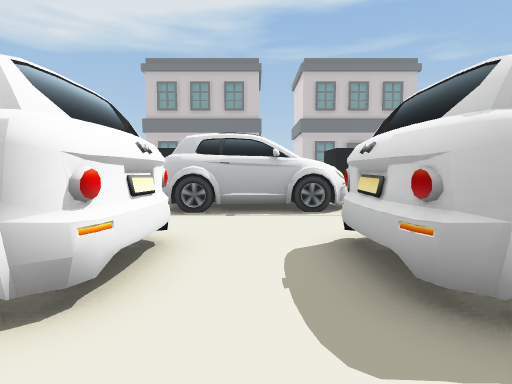
View 1 (above)

24 first-person views from a walk through a Unity game level. The camera is 0.55 m above the floor, tilts 4° down and sees 80° across. The floor is counted in squares, 0.5 m on a side. Each view is taken from the middle of a square. On the plan, view 1 faces up. The plan holds only what a view shows up to about 12 squares ahead; the rest is blank. The place goes on beyond the plan.

View 2
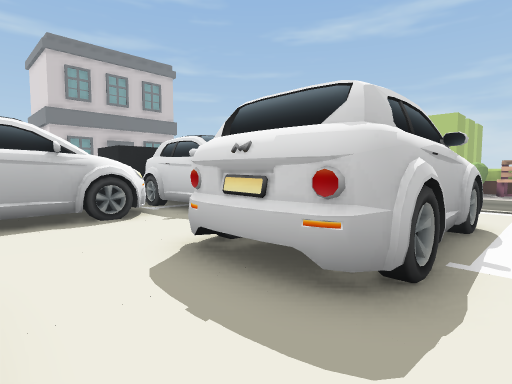

View 3
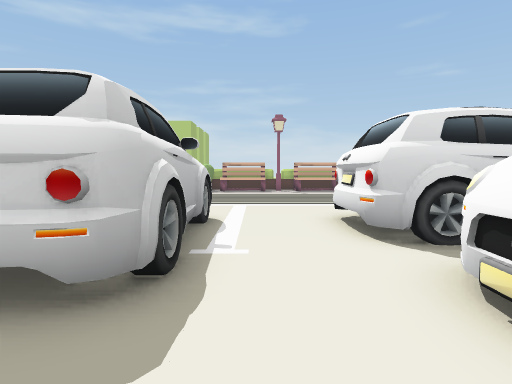

View 4
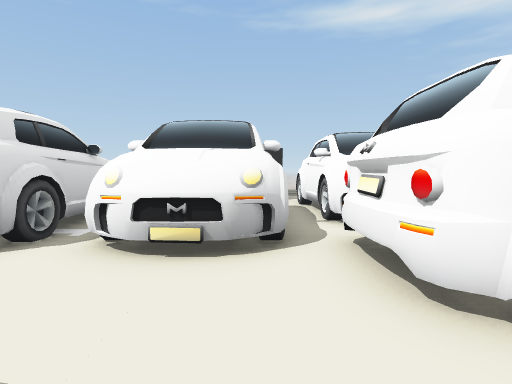

View 5
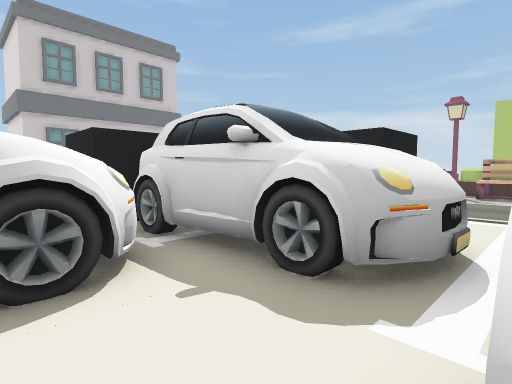

View 6
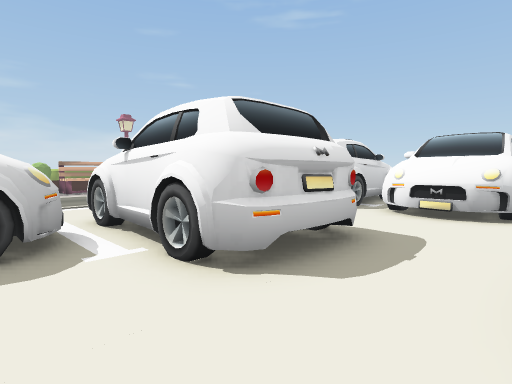

View 7
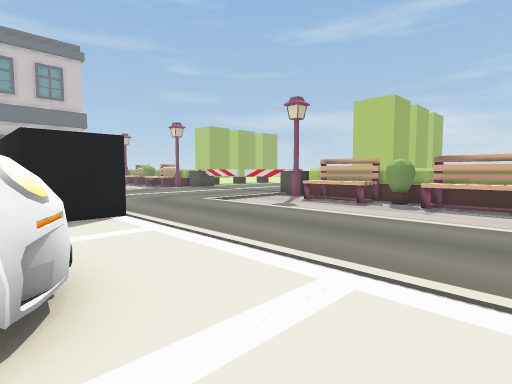

View 8
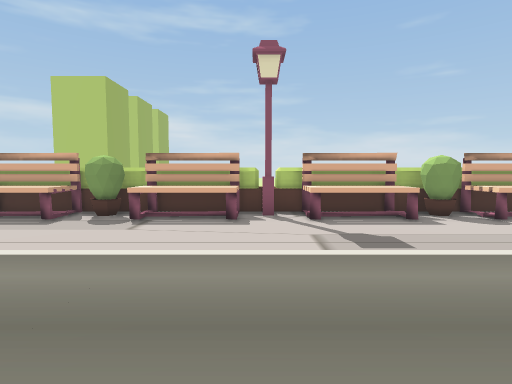

View 9
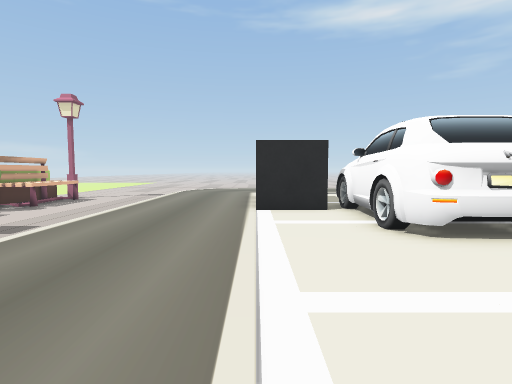

View 10
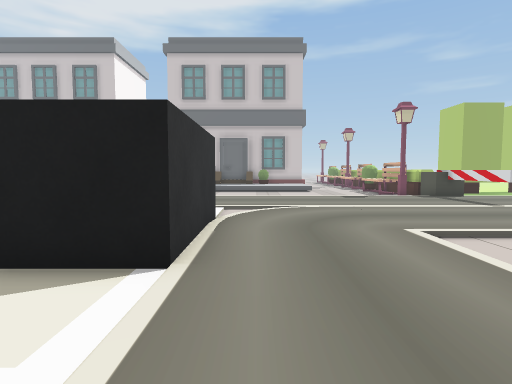

View 11
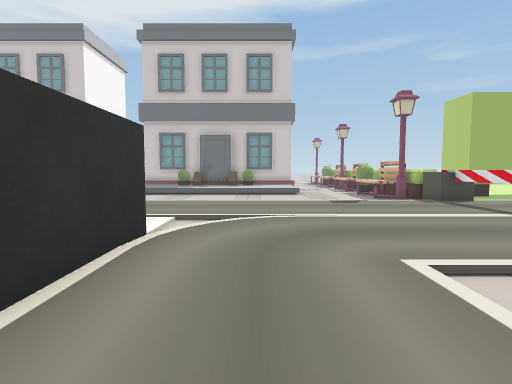

View 12
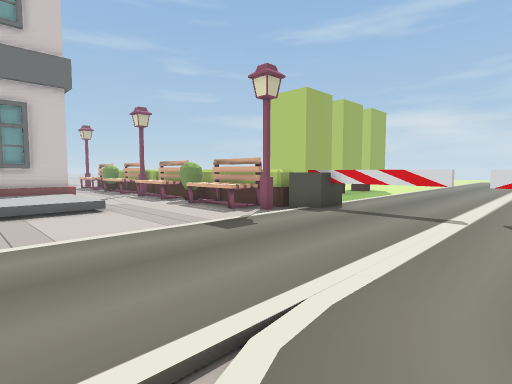

View 13
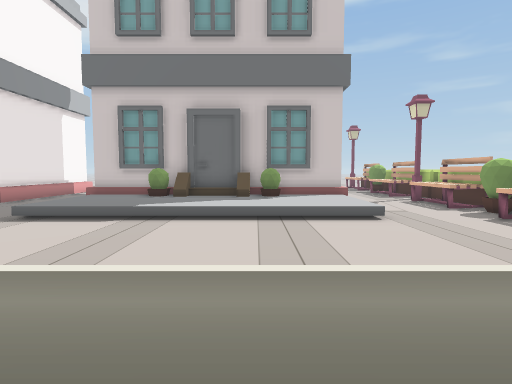

View 14
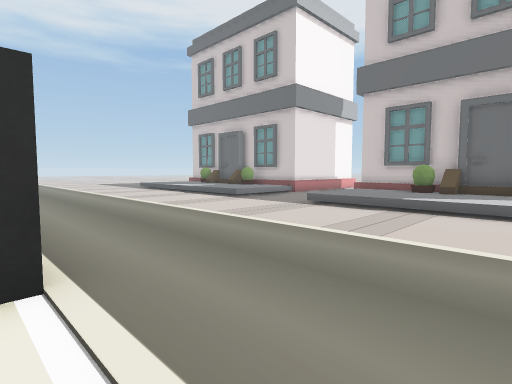

View 15
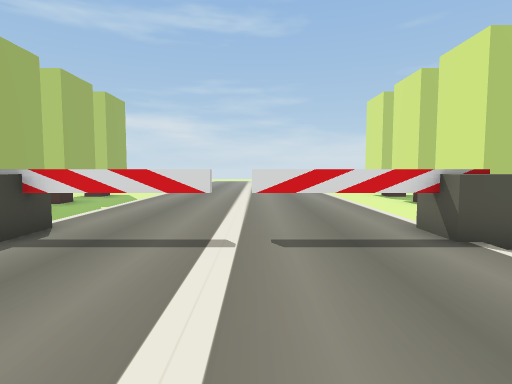

View 16
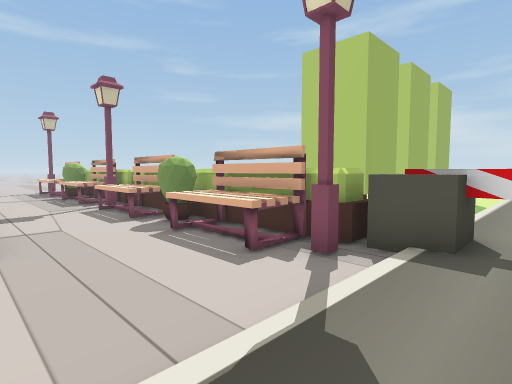

View 17
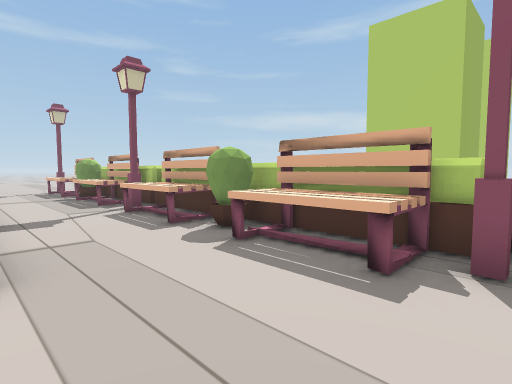

View 18
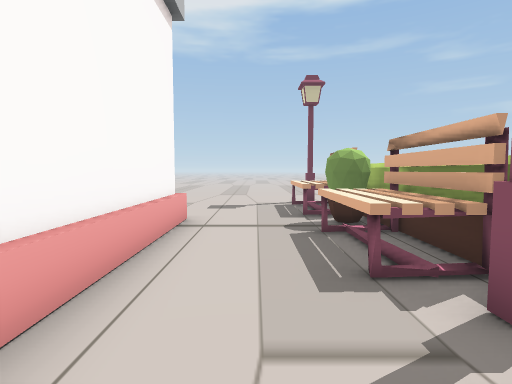

View 19
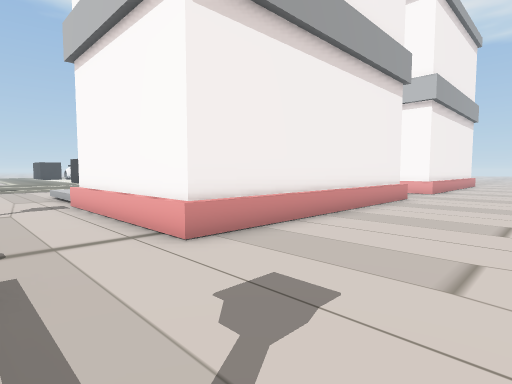

View 20
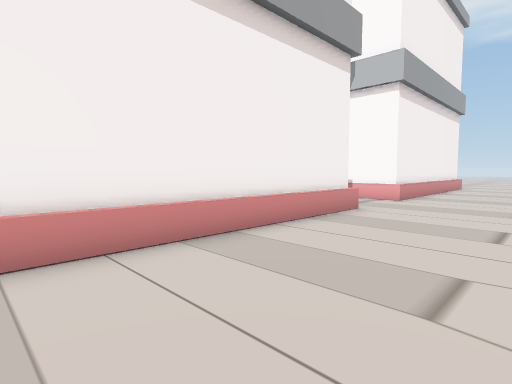

View 21
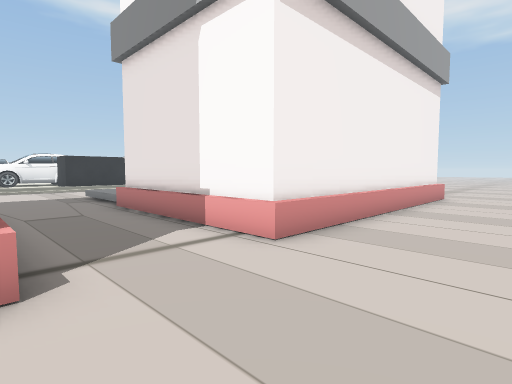

View 22
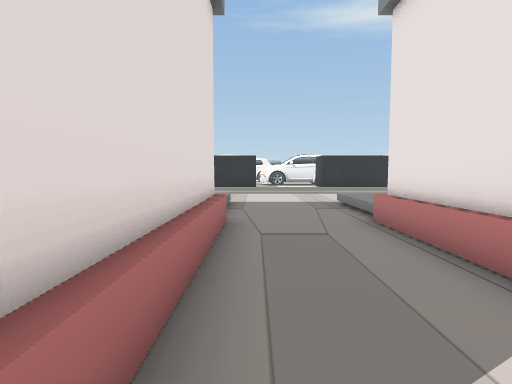

View 23
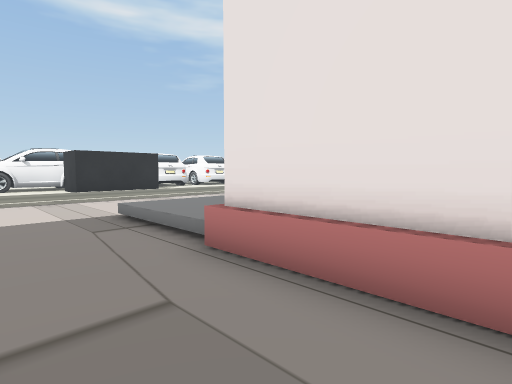

View 24
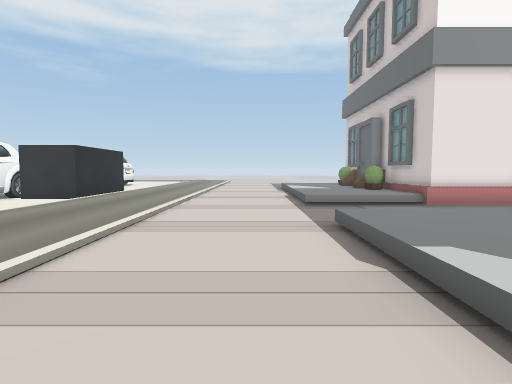

### Floor plan
Key: @ floor where view 1 was taken; # wall or solid block; x gap in a wall; . main floor; - floor 0.05 m lower than the main floor; : floor 0.15 m higher than the main floor; / step, stairs or slope; = window, fence, low wall or low ledge; ^ raised ledge; B black block; C car; T thing the floor can be seen under or through; O other object.
Columns run from 2 left of view 1 to 27 right of it. Each row starts with its distance up from view 1.
 36         -----------x
 35 ------------------=#
 34 ------------------=#
 33 ------------------=#
 32 ###---##########---#^
 31   #---#        #---#^
 30   #---#        #--=#^
 29   #---#        #--=#^
 28   #---#        #--=#^
 27   #---#        #---#=
 26 ###---##^^ ^^^##--=#^
 25 #:/---/:#^##^#:/--=#^
 24 ::/---/::::::::/--=#^
 23 ::/---/::::::::/---#^
 22 ::/---/::::::::/---#^
 21 ------------------=#^  #
 20 ------------------=#^  ##-##
 19 -------------------#^^  ----
 18 -------------------#^  -------
 17 ....................^^........
 16 ....................T.......
 15 ....................T.......
 14 ............................
 13 BB...B   B..-...............
 12  B.  BB    .........T.......
 11      CB  B B........T.......
 10 C    CC  B B........^#......
  9 CCCCCCC  B B.../-   ^  -----
  8 CCCCC.CCCBBB.../--      ----
  7 ......CC ....../--=#^  ## ##
  6 ......CCC....../--=#^  #
  5  ...CCCCC....../--=#^
  4 CC.CCCC   ...../---#^
  3 CC.CCCC CC...../--=#^
  2 C...CCCCC....../--=#^
  1 C............../--=#^
  0 CC@............/---#=
 -1 CCCCC.CCC....../---#^
 -2  .CCC.CCC....../--=#^
 -3 C.CCC.C C....../--=#^
 -4 C.C   C C....../---#^
 -5 C.    C CBBB.../---#^
 -6 C.      C   .../--=#^
 -7 C.          .../--=#^
 -8 C.          ... --=#^
 -9  O

Positions as (right, up) in squares from view 1, and headings:
1: (0, 0), facing up
2: (-1, 1), facing up-right
3: (-1, 1), facing right
4: (0, 3), facing down
5: (1, 5), facing up-right
6: (-1, 7), facing down-right
7: (6, 0), facing up-right
8: (9, 0), facing right
9: (9, 4), facing down
10: (10, 4), facing up
11: (11, 6), facing up
12: (10, 12), facing up-right
13: (10, 14), facing up
14: (10, 13), facing up-left
15: (13, 13), facing right
16: (13, 16), facing up-right
17: (13, 18), facing up-right
18: (15, 25), facing up
19: (16, 36), facing down-left
20: (12, 36), facing down-left
21: (4, 35), facing down-left
22: (3, 32), facing down
23: (3, 29), facing down-left
24: (10, 20), facing left
